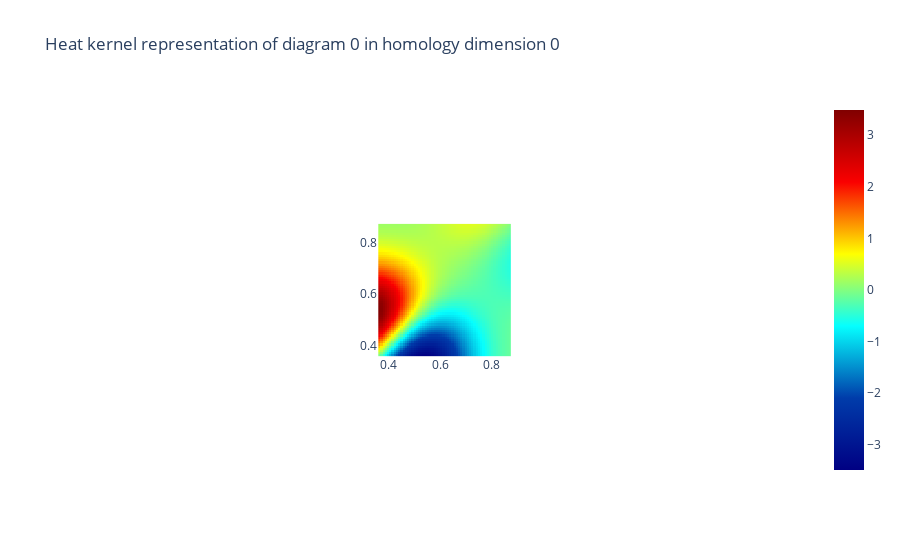

The code cell stored with this chart in its notebook:
### Markdown cell above
## Kernel gaussiano
Una vez hemos obtenido el diagrama de persistencia deseado, es momento de vectorizar el mismo para extraer la información conveniente. En este caso utlizaremos un método de kernel gaussianos para realizar dicha vectorización. La técnica de kernel gaussiano (al igual que otras técnicas de kernel) consiste en aplicar convoluciones a nuestro diagrama de persistencia, y simetrizar a lo largo de la diagonal. El proceso anteriormente descrito puede ser realizado mediante la función `HeatKernel` del módulo `gtda.diagrams`, la cual requiere especificar los parámetros
* sigma(`float`, 0.1 por defecto): La desciación estándar del kernel gaussiano.
* n_bins(`int`, 100 por defecto): El número de valores de parámetros de filtración para muestrear durante el ajuste del modelo.

### Code cell
from gtda.diagrams import HeatKernel

heat = HeatKernel(sigma=0.15, n_bins=60)
im8_heat = heat.fit_transform(im8_scaled)

heat.plot(im8_heat, homology_dimension_idx=0, colorscale='jet')

### Figure 1 — Plotly figure (JSON) as saved in the notebook; plotly's stock layout.template omitted (floating-point values rounded to 4 significant figures; data arrays with more than 128 entries replaced by an {"elided": "..."} marker saying what was removed)
{"data": [{"colorscale": [[0, "rgb(0,0,131)"], [0.2, "rgb(0,60,170)"], [0.4, "rgb(5,255,255)"], [0.6, "rgb(255,255,0)"], [0.8, "rgb(250,0,0)"], [1, "rgb(128,0,0)"]], "type": "heatmap", "x": [0.3642, 0.3727, 0.3813, 0.3898, 0.3984, 0.4069, 0.4155, 0.424, 0.4326, 0.4411, 0.4497, 0.4583, 0.4668, 0.4754, 0.4839, 0.4925, 0.501, 0.5096, 0.5181, 0.5267, 0.5352, 0.5438, 0.5523, 0.5609, 0.5695, 0.578, 0.5866, 0.5951, 0.6037, 0.6122, 0.6208, 0.6293, 0.6379, 0.6464, 0.655, 0.6635, 0.6721, 0.6807, 0.6892, 0.6978, 0.7063, 0.7149, 0.7234, 0.732, 0.7405, 0.7491, 0.7576, 0.7662, 0.7747, 0.7833, 0.7919, 0.8004, 0.809, 0.8175, 0.8261, 0.8346, 0.8432, 0.8517, 0.8603, 0.8688], "y": [0.8688, 0.8603, 0.8517, 0.8432, 0.8346, 0.8261, 0.8175, 0.809, 0.8004, 0.7919, 0.7833, 0.7747, 0.7662, 0.7576, 0.7491, 0.7405, 0.732, 0.7234, 0.7149, 0.7063, 0.6978, 0.6892, 0.6807, 0.6721, 0.6635, 0.655, 0.6464, 0.6379, 0.6293, 0.6208, 0.6122, 0.6037, 0.5951, 0.5866, 0.578, 0.5695, 0.5609, 0.5523, 0.5438, 0.5352, 0.5267, 0.5181, 0.5096, 0.501, 0.4925, 0.4839, 0.4754, 0.4668, 0.4583, 0.4497, 0.4411, 0.4326, 0.424, 0.4155, 0.4069, 0.3984, 0.3898, 0.3813, 0.3727, 0.3642], "z": {"elided": "60x60 float values"}}], "layout": {"autosize": true, "plot_bgcolor": "white", "title": {"text": "Heat kernel representation of diagram 0 in homology dimension 0"}, "xaxis": {"autorange": true, "constrain": "domain", "domain": [0.409, 0.591], "range": [0.3599, 0.8731], "scaleanchor": "y", "type": "linear"}, "yaxis": {"autorange": true, "constrain": "domain", "domain": [1.11e-16, 1.0], "range": [0.3599, 0.8731], "type": "linear"}}}
